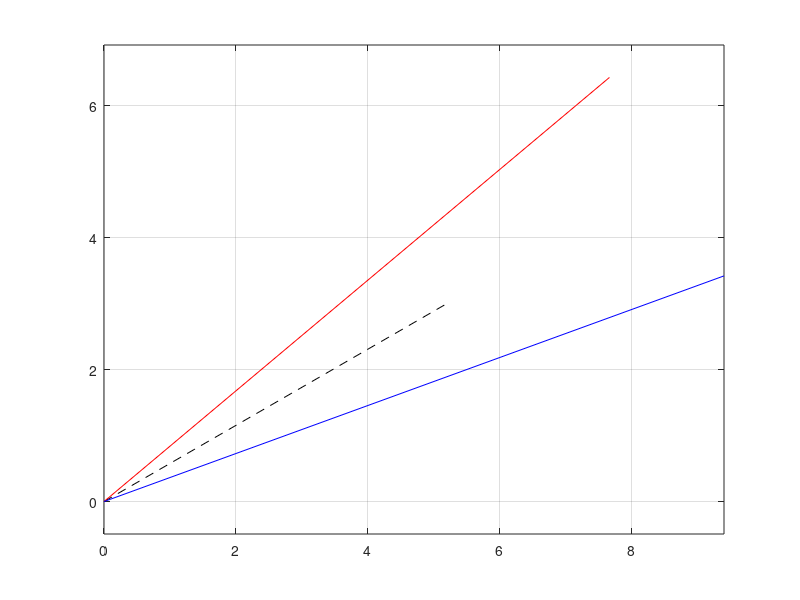

This figure's MATLAB source:
clear all, close all
clc
tx = cos(30*pi/180)
ty = sin(30*pi/180)

plot([0 6*tx], [0 6*ty], '--k')
hold on, grid on

u1 = 10*cos(40*pi/180)
v1 = 10*sin(40*pi/180)
plot([0 u1], [0 v1], 'r')

u0 = u1*(tx^2 -ty^2) + 2*v1*tx*ty
v0 = 2*u1*tx*ty + v1 * (ty^2 -tx^2)
% u0 = -u1
% v0 = -v1
plot([0 u0], [0 v0], 'b')
axis equal

V1 = sqrt(u1^2+v1^2)
V0 = sqrt(u0^2+v0^2)
